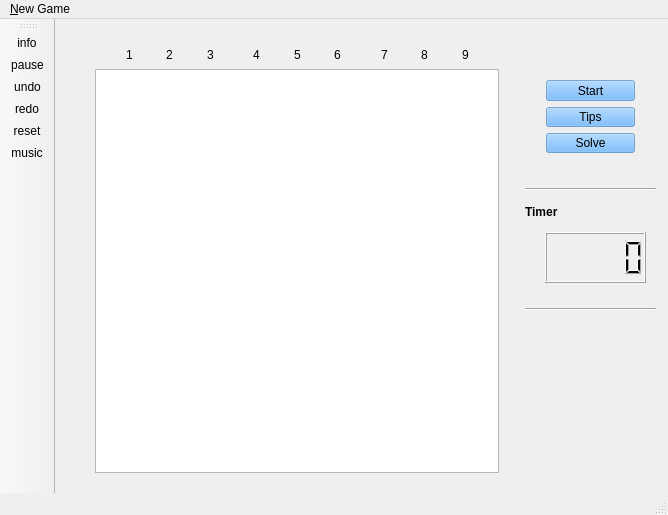
<?xml version="1.0" encoding="UTF-8"?>
<ui version="4.0">
 <class>MainWindow</class>
 <widget class="QMainWindow" name="MainWindow">
  <property name="geometry">
   <rect>
    <x>0</x>
    <y>0</y>
    <width>668</width>
    <height>515</height>
   </rect>
  </property>
  <property name="minimumSize">
   <size>
    <width>668</width>
    <height>515</height>
   </size>
  </property>
  <property name="maximumSize">
   <size>
    <width>668</width>
    <height>515</height>
   </size>
  </property>
  <property name="windowTitle">
   <string>Sudoku Game - Powered by n+e</string>
  </property>
  <property name="windowIcon">
   <iconset resource="res.qrc">
    <normaloff>:/fig/sudoku</normaloff>:/fig/sudoku</iconset>
  </property>
  <property name="autoFillBackground">
   <bool>true</bool>
  </property>
  <widget class="QWidget" name="centralWidget">
   <widget class="QWidget" name="gridLayoutWidget_2">
    <property name="geometry">
     <rect>
      <x>480</x>
      <y>310</y>
      <width>111</width>
      <height>141</height>
     </rect>
    </property>
    <layout class="QGridLayout" name="gridLayout_2">
     <property name="spacing">
      <number>0</number>
     </property>
    </layout>
   </widget>
   <widget class="QTableWidget" name="tableWidget">
    <property name="geometry">
     <rect>
      <x>40</x>
      <y>50</y>
      <width>404</width>
      <height>404</height>
     </rect>
    </property>
   </widget>
   <widget class="Line" name="line">
    <property name="geometry">
     <rect>
      <x>470</x>
      <y>160</y>
      <width>131</width>
      <height>20</height>
     </rect>
    </property>
    <property name="orientation">
     <enum>Qt::Horizontal</enum>
    </property>
   </widget>
   <widget class="Line" name="line_2">
    <property name="geometry">
     <rect>
      <x>470</x>
      <y>280</y>
      <width>131</width>
      <height>20</height>
     </rect>
    </property>
    <property name="orientation">
     <enum>Qt::Horizontal</enum>
    </property>
   </widget>
   <widget class="QWidget" name="layoutWidget">
    <property name="geometry">
     <rect>
      <x>480</x>
      <y>50</y>
      <width>111</width>
      <height>95</height>
     </rect>
    </property>
    <layout class="QVBoxLayout" name="verticalLayout">
     <item>
      <widget class="QPushButton" name="pushButton_2">
       <property name="focusPolicy">
        <enum>Qt::ClickFocus</enum>
       </property>
       <property name="autoFillBackground">
        <bool>false</bool>
       </property>
       <property name="styleSheet">
        <string notr="true">background-color: rgba(85, 170, 255, 150);</string>
       </property>
       <property name="text">
        <string>Start</string>
       </property>
       <property name="flat">
        <bool>false</bool>
       </property>
      </widget>
     </item>
     <item>
      <widget class="QPushButton" name="pushButton">
       <property name="focusPolicy">
        <enum>Qt::ClickFocus</enum>
       </property>
       <property name="autoFillBackground">
        <bool>false</bool>
       </property>
       <property name="styleSheet">
        <string notr="true">background-color: rgba(85, 170, 255, 150);</string>
       </property>
       <property name="text">
        <string>Tips</string>
       </property>
       <property name="flat">
        <bool>false</bool>
       </property>
      </widget>
     </item>
     <item>
      <widget class="QPushButton" name="pushButton_3">
       <property name="focusPolicy">
        <enum>Qt::ClickFocus</enum>
       </property>
       <property name="autoFillBackground">
        <bool>false</bool>
       </property>
       <property name="styleSheet">
        <string notr="true">background-color: rgba(85, 170, 255, 150);</string>
       </property>
       <property name="text">
        <string>Solve</string>
       </property>
       <property name="flat">
        <bool>false</bool>
       </property>
      </widget>
     </item>
    </layout>
   </widget>
   <widget class="QWidget" name="layoutWidget">
    <property name="geometry">
     <rect>
      <x>20</x>
      <y>60</y>
      <width>20</width>
      <height>381</height>
     </rect>
    </property>
    <layout class="QVBoxLayout" name="verticalLayout_5">
     <property name="spacing">
      <number>24</number>
     </property>
     <item>
      <layout class="QVBoxLayout" name="verticalLayout_2">
       <property name="spacing">
        <number>22</number>
       </property>
       <item>
        <widget class="QLabel" name="label">
         <property name="text">
          <string>A</string>
         </property>
        </widget>
       </item>
       <item>
        <widget class="QLabel" name="label_2">
         <property name="text">
          <string>B</string>
         </property>
        </widget>
       </item>
       <item>
        <widget class="QLabel" name="label_3">
         <property name="text">
          <string>C</string>
         </property>
        </widget>
       </item>
      </layout>
     </item>
     <item>
      <layout class="QVBoxLayout" name="verticalLayout_3">
       <property name="spacing">
        <number>22</number>
       </property>
       <item>
        <widget class="QLabel" name="label_4">
         <property name="text">
          <string>D</string>
         </property>
        </widget>
       </item>
       <item>
        <widget class="QLabel" name="label_5">
         <property name="text">
          <string>E</string>
         </property>
        </widget>
       </item>
       <item>
        <widget class="QLabel" name="label_6">
         <property name="text">
          <string>F</string>
         </property>
        </widget>
       </item>
      </layout>
     </item>
     <item>
      <layout class="QVBoxLayout" name="verticalLayout_4">
       <property name="spacing">
        <number>22</number>
       </property>
       <item>
        <widget class="QLabel" name="label_7">
         <property name="text">
          <string>G</string>
         </property>
        </widget>
       </item>
       <item>
        <widget class="QLabel" name="label_8">
         <property name="text">
          <string>H</string>
         </property>
        </widget>
       </item>
       <item>
        <widget class="QLabel" name="label_9">
         <property name="text">
          <string>I</string>
         </property>
        </widget>
       </item>
      </layout>
     </item>
    </layout>
   </widget>
   <widget class="QWidget" name="layoutWidget">
    <property name="geometry">
     <rect>
      <x>60</x>
      <y>20</y>
      <width>365</width>
      <height>31</height>
     </rect>
    </property>
    <layout class="QHBoxLayout" name="horizontalLayout_4">
     <property name="spacing">
      <number>39</number>
     </property>
     <item>
      <layout class="QHBoxLayout" name="horizontalLayout">
       <property name="spacing">
        <number>33</number>
       </property>
       <property name="sizeConstraint">
        <enum>QLayout::SetMinimumSize</enum>
       </property>
       <item>
        <widget class="QLabel" name="label_10">
         <property name="text">
          <string>1</string>
         </property>
        </widget>
       </item>
       <item>
        <widget class="QLabel" name="label_11">
         <property name="text">
          <string>2</string>
         </property>
        </widget>
       </item>
       <item>
        <widget class="QLabel" name="label_12">
         <property name="text">
          <string>3</string>
         </property>
        </widget>
       </item>
      </layout>
     </item>
     <item>
      <layout class="QHBoxLayout" name="horizontalLayout_2">
       <property name="spacing">
        <number>33</number>
       </property>
       <item>
        <widget class="QLabel" name="label_13">
         <property name="text">
          <string>4</string>
         </property>
        </widget>
       </item>
       <item>
        <widget class="QLabel" name="label_14">
         <property name="text">
          <string>5</string>
         </property>
        </widget>
       </item>
       <item>
        <widget class="QLabel" name="label_15">
         <property name="text">
          <string>6</string>
         </property>
        </widget>
       </item>
      </layout>
     </item>
     <item>
      <layout class="QHBoxLayout" name="horizontalLayout_3">
       <property name="spacing">
        <number>33</number>
       </property>
       <item>
        <widget class="QLabel" name="label_16">
         <property name="text">
          <string>7</string>
         </property>
        </widget>
       </item>
       <item>
        <widget class="QLabel" name="label_17">
         <property name="text">
          <string>8</string>
         </property>
        </widget>
       </item>
       <item>
        <widget class="QLabel" name="label_18">
         <property name="text">
          <string>9</string>
         </property>
        </widget>
       </item>
      </layout>
     </item>
    </layout>
   </widget>
   <widget class="QLabel" name="label_19">
    <property name="geometry">
     <rect>
      <x>470</x>
      <y>185</y>
      <width>67</width>
      <height>17</height>
     </rect>
    </property>
    <property name="text">
     <string>&lt;html&gt;&lt;head/&gt;&lt;body&gt;&lt;p&gt;&lt;span style=&quot; font-weight:600;&quot;&gt;Timer&lt;/span&gt;&lt;/p&gt;&lt;/body&gt;&lt;/html&gt;</string>
    </property>
   </widget>
   <widget class="QLCDNumber" name="timer">
    <property name="geometry">
     <rect>
      <x>490</x>
      <y>213</y>
      <width>101</width>
      <height>51</height>
     </rect>
    </property>
    <property name="minimumSize">
     <size>
      <width>0</width>
      <height>41</height>
     </size>
    </property>
   </widget>
  </widget>
  <widget class="QMenuBar" name="menuBar">
   <property name="geometry">
    <rect>
     <x>0</x>
     <y>0</y>
     <width>668</width>
     <height>31</height>
    </rect>
   </property>
   <widget class="QMenu" name="menuNew_Game">
    <property name="title">
     <string>&amp;New Game</string>
    </property>
    <widget class="QMenu" name="menuEasy_2">
     <property name="title">
      <string>Easy</string>
     </property>
     <addaction name="actionLv_1"/>
     <addaction name="actionLv_2"/>
     <addaction name="actionLv_3"/>
     <addaction name="actionLv_4"/>
     <addaction name="actionRandom"/>
    </widget>
    <widget class="QMenu" name="menuNormal_2">
     <property name="title">
      <string>Normal</string>
     </property>
     <addaction name="actionLv_5"/>
     <addaction name="actionLv_6"/>
     <addaction name="actionLv_7"/>
     <addaction name="actionLv_8"/>
     <addaction name="actionRandom_2"/>
    </widget>
    <widget class="QMenu" name="menuHard_2">
     <property name="title">
      <string>Hard</string>
     </property>
     <addaction name="actionLv_9"/>
     <addaction name="actionLv_10"/>
     <addaction name="actionLv_11"/>
     <addaction name="actionLv_12"/>
     <addaction name="actionRandom_3"/>
    </widget>
    <widget class="QMenu" name="menuCrazy">
     <property name="title">
      <string>Crazy</string>
     </property>
     <addaction name="actionLv_13"/>
     <addaction name="actionLv_14"/>
     <addaction name="actionLv_15"/>
     <addaction name="actionLv_16"/>
     <addaction name="actionRandom_4"/>
    </widget>
    <widget class="QMenu" name="menuCustom">
     <property name="title">
      <string>Custom</string>
     </property>
     <addaction name="actionInput_Sudoku_Game"/>
    </widget>
    <addaction name="menuEasy_2"/>
    <addaction name="menuNormal_2"/>
    <addaction name="menuHard_2"/>
    <addaction name="menuCrazy"/>
    <addaction name="menuCustom"/>
   </widget>
   <addaction name="menuNew_Game"/>
  </widget>
  <widget class="QToolBar" name="mainToolBar">
   <property name="autoFillBackground">
    <bool>false</bool>
   </property>
   <property name="floatable">
    <bool>true</bool>
   </property>
   <attribute name="toolBarArea">
    <enum>LeftToolBarArea</enum>
   </attribute>
   <attribute name="toolBarBreak">
    <bool>false</bool>
   </attribute>
   <addaction name="actionInfo"/>
   <addaction name="actionPause"/>
   <addaction name="actionUndo"/>
   <addaction name="actionRedo"/>
   <addaction name="actionReset"/>
   <addaction name="actionMusic"/>
  </widget>
  <widget class="QStatusBar" name="statusBar"/>
  <action name="actionInfo">
   <property name="icon">
    <iconset resource="res.qrc">
     <normaloff>:/fig/sudoku</normaloff>:/fig/sudoku</iconset>
   </property>
   <property name="text">
    <string>info</string>
   </property>
   <property name="toolTip">
    <string>Infomation</string>
   </property>
   <property name="shortcut">
    <string>Alt+I</string>
   </property>
  </action>
  <action name="actionStart">
   <property name="icon">
    <iconset resource="res.qrc">
     <normaloff>:/fig/play</normaloff>:/fig/play</iconset>
   </property>
   <property name="text">
    <string>start</string>
   </property>
  </action>
  <action name="actionUndo">
   <property name="icon">
    <iconset resource="res.qrc">
     <normaloff>:/fig/prev</normaloff>:/fig/prev</iconset>
   </property>
   <property name="text">
    <string>undo</string>
   </property>
   <property name="toolTip">
    <string>Undo</string>
   </property>
   <property name="shortcut">
    <string>Ctrl+Z</string>
   </property>
  </action>
  <action name="actionReset">
   <property name="icon">
    <iconset resource="res.qrc">
     <normaloff>:/fig/previous</normaloff>:/fig/previous</iconset>
   </property>
   <property name="text">
    <string>reset</string>
   </property>
   <property name="toolTip">
    <string>Reset to initial</string>
   </property>
  </action>
  <action name="actionPause">
   <property name="icon">
    <iconset resource="res.qrc">
     <normaloff>:/fig/pause</normaloff>:/fig/pause</iconset>
   </property>
   <property name="text">
    <string>pause</string>
   </property>
   <property name="toolTip">
    <string>Pause</string>
   </property>
   <property name="shortcut">
    <string>Space</string>
   </property>
  </action>
  <action name="actionRedo">
   <property name="icon">
    <iconset resource="res.qrc">
     <normaloff>:/fig/next</normaloff>:/fig/next</iconset>
   </property>
   <property name="text">
    <string>redo</string>
   </property>
   <property name="toolTip">
    <string>Redo</string>
   </property>
   <property name="shortcut">
    <string>Ctrl+Y</string>
   </property>
  </action>
  <action name="actionNew">
   <property name="icon">
    <iconset resource="res.qrc">
     <normaloff>:/fig/shuffle</normaloff>:/fig/shuffle</iconset>
   </property>
   <property name="text">
    <string>new</string>
   </property>
   <property name="toolTip">
    <string>New game</string>
   </property>
  </action>
  <action name="actionDelete">
   <property name="icon">
    <iconset resource="res.qrc">
     <normaloff>:/fig/minus</normaloff>:/fig/minus</iconset>
   </property>
   <property name="text">
    <string>delete</string>
   </property>
   <property name="toolTip">
    <string>Delete numbers in selected grid</string>
   </property>
  </action>
  <action name="actionSolve">
   <property name="icon">
    <iconset resource="res.qrc">
     <normaloff>:/fig/calc</normaloff>:/fig/calc</iconset>
   </property>
   <property name="text">
    <string>solve</string>
   </property>
   <property name="toolTip">
    <string>Auto solve</string>
   </property>
  </action>
  <action name="actionLevel_13">
   <property name="text">
    <string>Level 1</string>
   </property>
  </action>
  <action name="actionLevel_2">
   <property name="text">
    <string>Level 2</string>
   </property>
  </action>
  <action name="actionLevel_21">
   <property name="text">
    <string>Level 1</string>
   </property>
  </action>
  <action name="actionLevel_22">
   <property name="text">
    <string>Level 2</string>
   </property>
  </action>
  <action name="actionLevel_5">
   <property name="text">
    <string>Level 3</string>
   </property>
  </action>
  <action name="actionLevel_23">
   <property name="text">
    <string>Level 3</string>
   </property>
  </action>
  <action name="actionLevel_7">
   <property name="text">
    <string>Level 1</string>
   </property>
  </action>
  <action name="actionLevel_8">
   <property name="text">
    <string>Level 2</string>
   </property>
  </action>
  <action name="actionLevel_9">
   <property name="text">
    <string>Level 3</string>
   </property>
  </action>
  <action name="actionLevel_10">
   <property name="text">
    <string>Level 4</string>
   </property>
  </action>
  <action name="actionLevel_24">
   <property name="text">
    <string>Level 4</string>
   </property>
  </action>
  <action name="actionLevel_12">
   <property name="text">
    <string>Level 4</string>
   </property>
  </action>
  <action name="actionInput_sudoku_game">
   <property name="text">
    <string>Input sudoku game</string>
   </property>
  </action>
  <action name="actionLv_1">
   <property name="text">
    <string>Lv.1</string>
   </property>
  </action>
  <action name="actionLv_2">
   <property name="text">
    <string>Lv.2</string>
   </property>
  </action>
  <action name="actionLv_3">
   <property name="text">
    <string>Lv.3</string>
   </property>
  </action>
  <action name="actionLv_4">
   <property name="text">
    <string>Lv.4</string>
   </property>
  </action>
  <action name="actionLv_5">
   <property name="text">
    <string>Lv.1</string>
   </property>
  </action>
  <action name="actionLv_6">
   <property name="text">
    <string>Lv.2</string>
   </property>
  </action>
  <action name="actionLv_7">
   <property name="text">
    <string>Lv.3</string>
   </property>
  </action>
  <action name="actionLv_8">
   <property name="text">
    <string>Lv.4</string>
   </property>
  </action>
  <action name="actionLv_9">
   <property name="text">
    <string>Lv.1</string>
   </property>
  </action>
  <action name="actionLv_10">
   <property name="text">
    <string>Lv.2</string>
   </property>
  </action>
  <action name="actionLv_11">
   <property name="text">
    <string>Lv.3</string>
   </property>
  </action>
  <action name="actionLv_12">
   <property name="text">
    <string>Lv.4</string>
   </property>
  </action>
  <action name="actionRandom">
   <property name="text">
    <string>Random</string>
   </property>
  </action>
  <action name="actionRandom_2">
   <property name="text">
    <string>Random</string>
   </property>
  </action>
  <action name="actionRandom_3">
   <property name="text">
    <string>Random</string>
   </property>
  </action>
  <action name="actionLv_13">
   <property name="text">
    <string>Lv.1</string>
   </property>
  </action>
  <action name="actionLv_14">
   <property name="text">
    <string>Lv.2</string>
   </property>
  </action>
  <action name="actionLv_15">
   <property name="text">
    <string>Lv.3</string>
   </property>
  </action>
  <action name="actionLv_16">
   <property name="text">
    <string>Lv.4</string>
   </property>
  </action>
  <action name="actionRandom_4">
   <property name="text">
    <string>Random</string>
   </property>
  </action>
  <action name="actionInput_Sudoku_Game">
   <property name="text">
    <string>Input Sudoku Game</string>
   </property>
  </action>
  <action name="actionMusic">
   <property name="icon">
    <iconset resource="res.qrc">
     <normaloff>:/fig/mute</normaloff>:/fig/mute</iconset>
   </property>
   <property name="text">
    <string>music</string>
   </property>
   <property name="toolTip">
    <string>Play music</string>
   </property>
   <property name="shortcut">
    <string>Ctrl+M</string>
   </property>
  </action>
 </widget>
 <layoutdefault spacing="6" margin="11"/>
 <tabstops>
  <tabstop>pushButton_2</tabstop>
  <tabstop>pushButton</tabstop>
  <tabstop>pushButton_3</tabstop>
 </tabstops>
 <resources>
  <include location="res.qrc"/>
 </resources>
 <connections/>
</ui>
